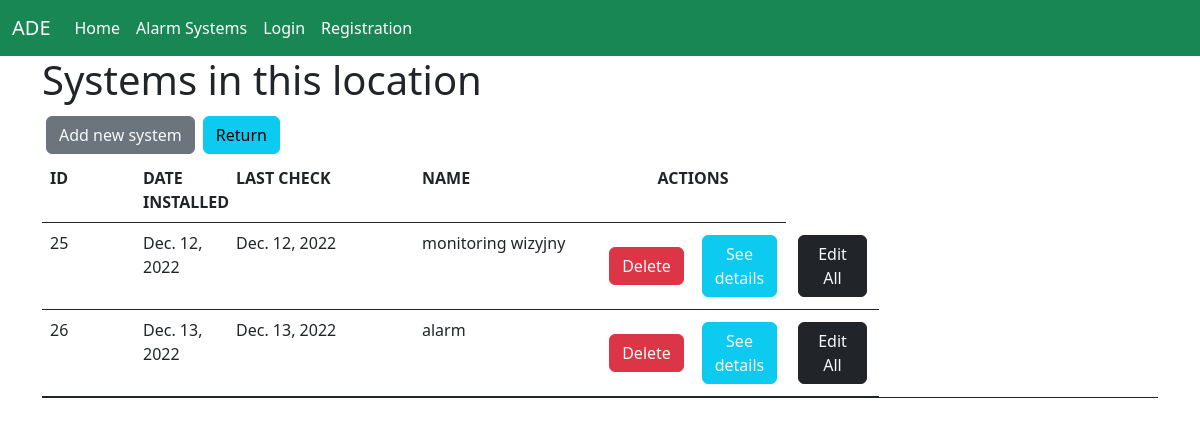
Before: /main_view/location_details/14 with the older database file.
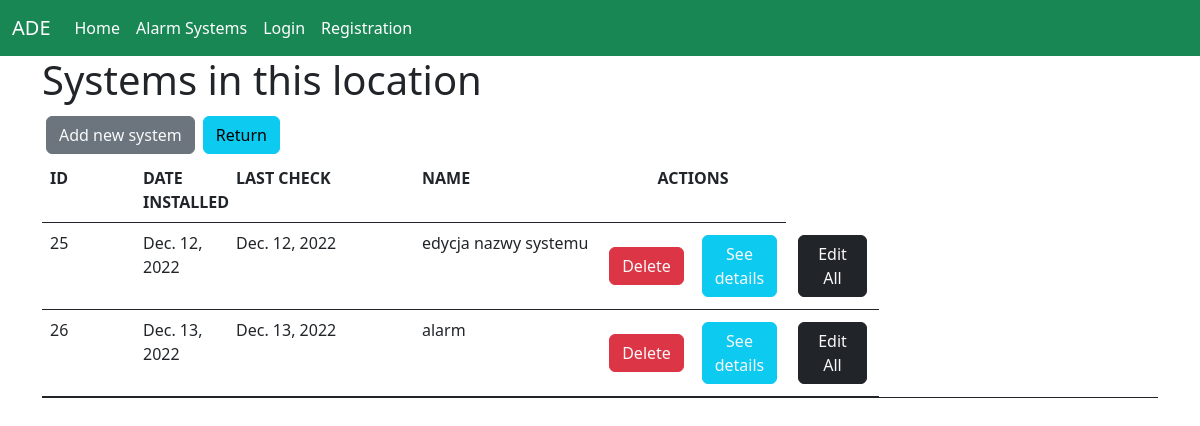
After: the same page with the newer database file.
### alarm_systems/models.py (models this page shows)
class System(models.Model):
    location = models.ForeignKey('Location', on_delete=models.CASCADE)
    date_installed = models.DateField(auto_now_add=True)
    last_check = models.DateField(auto_now=True)
    system_type = models.ForeignKey('SystemType', on_delete=models.CASCADE)

class SystemType(models.Model):
    name = models.CharField(max_length=100)

### alarm_systems/views.py (the view)
# urls.py: path('main_view/location_details/<int:location_id>', views.location_details,
def location_details(request, location_id):
    systems = System.objects.filter(location_id=location_id)
    locations = Location.objects.filter(pk=location_id)
    return render(
        request,
        'home/location_details/location_details_main_page.html',
        context={
            'systems': systems,
            'locations': locations})

### alarm_systems/templates/home/location_details/location_details_main_page.html (shortened to what this page needs)
{% extends 'base.html' %}
{% block container %}
    <div class="schedules-content">
    <h1>Systems in this location</h1>
        <div class="col-sm">{% for demanded_action in locations %}
            <a href="{% url 'alarm_systems:add_system_for_location' demanded_action.id %}"
               class="btn btn-secondary  rounded-10 text-light m-1">Add new
                system </a>
            <a href="{% url 'alarm_systems:details_customer' demanded_action.customer_id %}" class="btn btn-info">Return</a>
        {% endfor %}
        </div>
        <table class="table border-bottom border-dark ">
            <thead>
            <tr class="d-flex">
                <th class="col-sm-1">ID</th>
                <th class="col-1">DATE INSTALLED</th>
                <th class="col-2">LAST CHECK</th>
                <th class="col-md-2">NAME</th>
                <th class="col-2 text-center">ACTIONS</th>
            </tr>
            </thead>
            <tbody class="text-color-lighter">
            {% for system in systems %}
                <tr class="d-flex ">
                <td class="col-sm-1">{{ system.id }}</td>
                <td class="col-1">{{ system.date_installed }}</td>
                <td class="col-2">{{ system.last_check }}</td>
                <td class="col-md-2">{{ system.system_type.name }}</td>
                <td class="col-1 d-flex align-items-center justify-content-center flex-wrap">
                <a href="{% url 'alarm_systems:delete_system' system.id %}"
                   class="btn btn-danger rounded-10 text-light m-1">Delete</a></td>
                <td class="col-1 d-flex align-items-center justify-content-center flex-wrap">
                <a href="{% url 'alarm_systems:details_system' system.id %}"
                   class="btn btn-info rounded-10 text-light m-1">See details</a></td>
                <td class="col-1 d-flex align-items-center justify-content-center flex-wrap">
                <a href="{% url 'alarm_systems:edit_system_name' system.id %}"
                   class="btn btn-dark rounded-10 text-light m-1">Edit All</a></td>{% endfor %}
            </tr>
            </tbody>
        </table>
    </div>
{% endblock %}

Changed rows visible on the page:
changed through a linked row, System id 25: system_type.name "monitoring wizyjny" → "edycja nazwy systemu"
